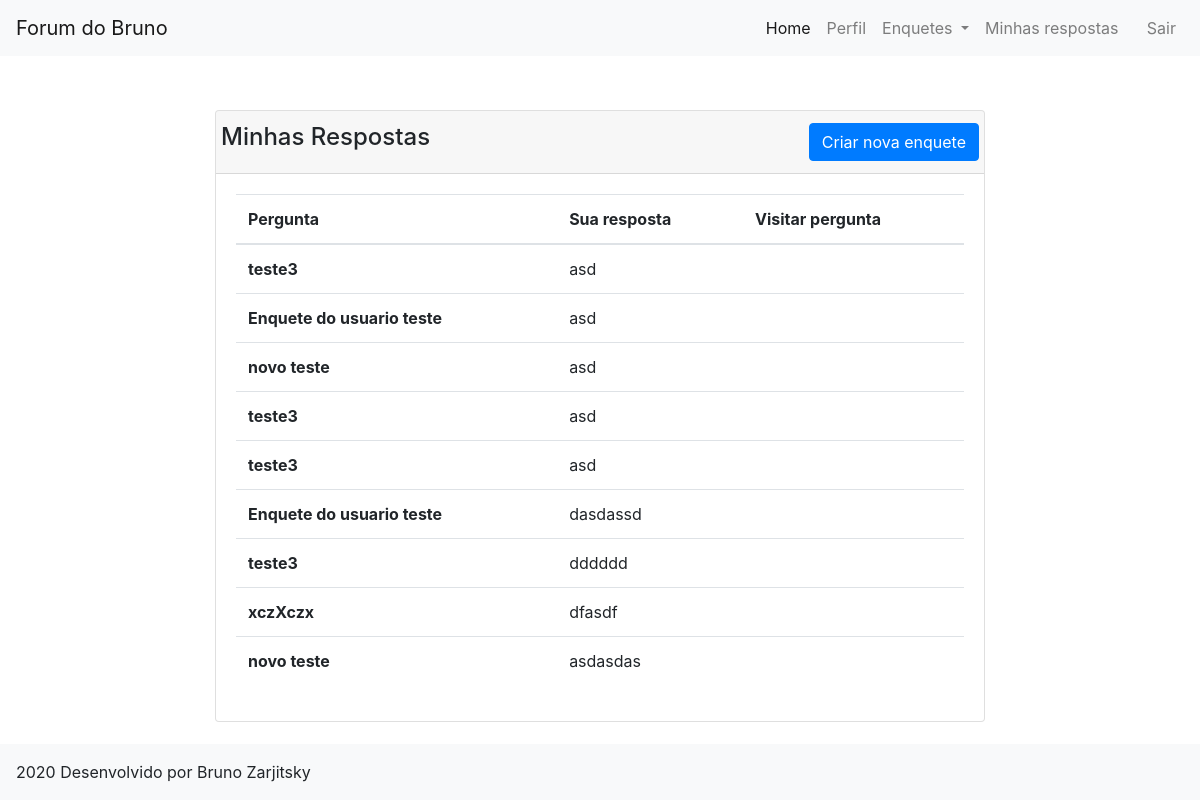
Page /minhasRespostas/ (signed in) on the earlier database version.
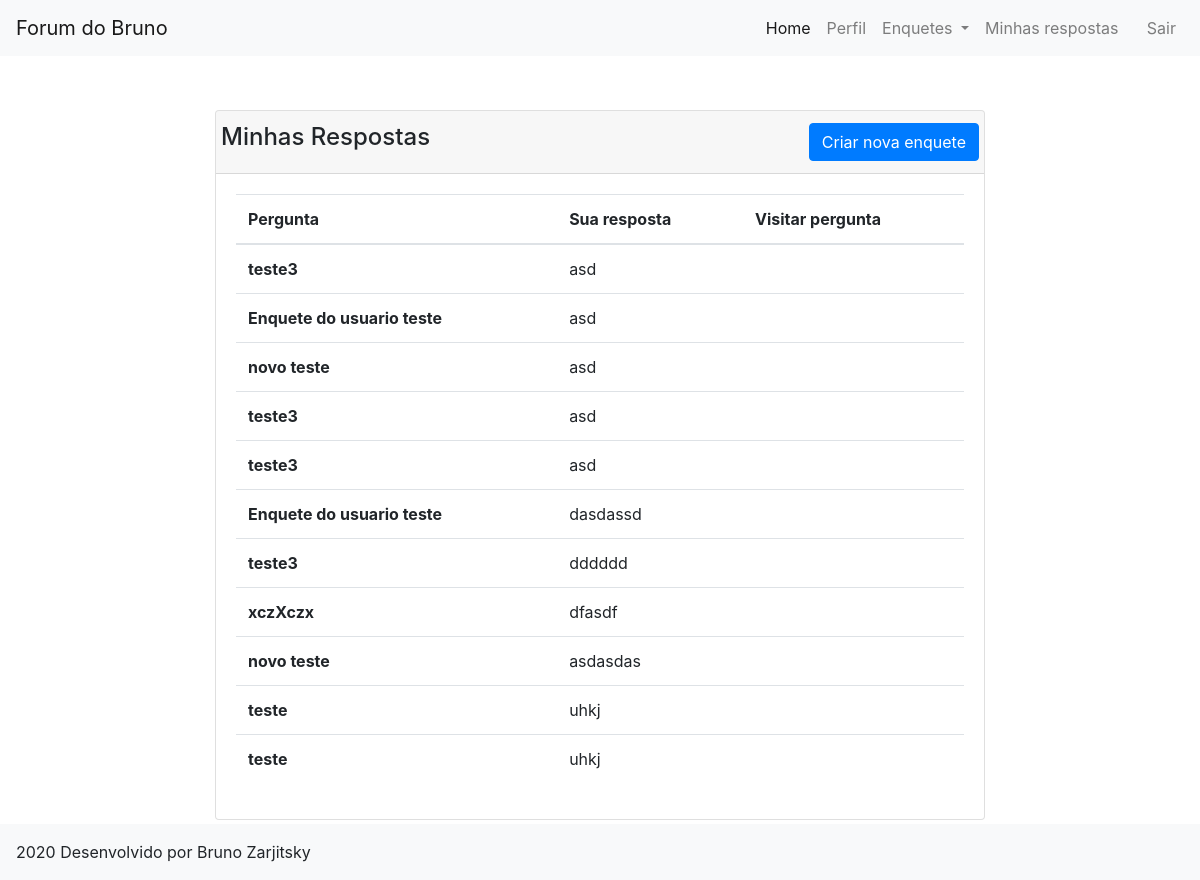
Same page on the later database version.
### siteForum/models.py (models this page shows, shortened)
class resposta(models.Model):
    pergunta = models.ForeignKey(enquete, on_delete=models.CASCADE)
    resp = models.TextField(verbose_name="Resposta")
    dono = models.ForeignKey(User, on_delete=models.CASCADE, default="", blank=True, null=True)
    class Meta:
        verbose_name = "Resposta"
        verbose_name_plural = "Respostas"

class enquete(models.Model):
    titulo = models.CharField(max_length=200)
    descricao = models.TextField(default="")
    tipo = models.ManyToManyField(tipo, blank=True)
    dono = models.ForeignKey(User, on_delete=models.CASCADE, default="", blank=True, null=True)
    class Meta:
        verbose_name = "Enquete"
        verbose_name_plural = "Enquetes"

### siteForum/views.py (the view)
# urls.py: path('minhasRespostas/', views.minhasRespostas, name = "MinhasRespostas"),
@login_required
def minhasRespostas(request):
    res = resposta.objects.filter(dono=request.user)
    return render(request, "respostas.html", {"background": "background"+str(randint(1,3))+".jpg", "respostasLista": res})

### templates/respostas.html
{% extends "base_page.html"%}
{% load static%}
{% block content %}
<div class = "row justify-content-center">
    <div class = "col-md-2"></div>
    <div class = "col-md-8">
        <div class = "card">
            <div class = "card-header">
                <div class = "row">
                    <h4>Minhas Respostas</h4>
                    <div class = "ml-auto">
                        <a href = "#" type="button" class="btn btn-primary">Criar nova enquete</a>
                    </div>
                </div>
            </div>
            <div class="card-body">
                <div class = "row">
                    <div class = "col-md-12">
                    <table class="table table-hover display" style="width: 100%;" id = "enquetes">
                        <thead>
                            <tr>
                                <th scope="col">Pergunta</th>
                                <th scope="col">Sua resposta</th>
                                <th scope="col">Visitar pergunta</th>
                            </tr>
                        </thead>
                        <tbody>
                            {% for autos in respostasLista %}
                            <tr>
                                <th scope="row">{{autos.pergunta.titulo}}</th>
                                <td>{{autos.resp}}</td>
                                <td><a href = "{% url 'EnqueteDetalhe' id=autos.pergunta.id %}"><i class="fas fa-directions"></i></a></td>
                            </tr>
                            {% endfor %}
                        </tbody>
                    </table>
                    </div>
                </div>
            </div>
        </div>
    </div>
    <div class = "col-md-2">
    </div>
</div>
{% endblock %}

Differences in the rows shown:
added resposta: pergunta.titulo "teste", resp "uhkj"
added resposta: pergunta.titulo "teste", resp "uhkj"
